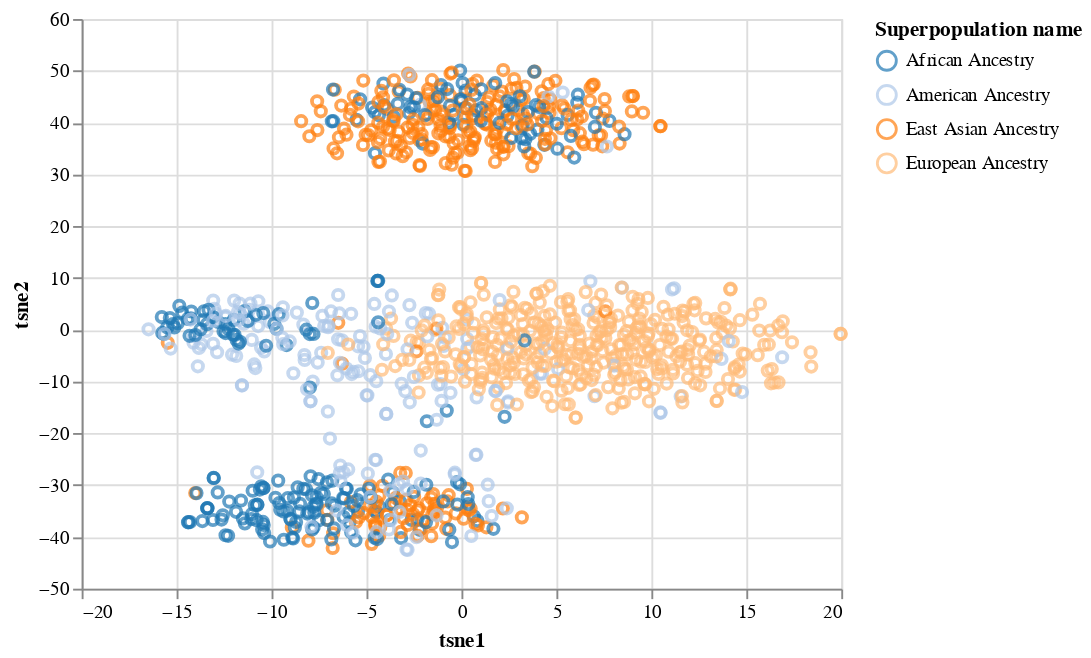

Notebook cell for this chart:
### Code cell
df_plot['tsne1'] = X_embedded[:,0]
df_plot['tsne2'] = X_embedded[:,1]

alt.Chart(df_plot).mark_point().encode(
    x='tsne1',
    y='tsne2',
    color=alt.Color('Superpopulation name', scale=alt.Scale(scheme="category20")),
)

### Figure 1 — Vega-Lite specification as saved in the notebook (floating-point values rounded to 4 significant figures; data arrays with more than 128 entries replaced by an {"elided": "..."} marker saying what was removed)
{"config": {"view": {"continuousWidth": 400, "continuousHeight": 300}}, "data": {"name": "data-69d52b58a18d2101ec7673e90526ca55"}, "mark": "point", "encoding": {"color": {"field": "Superpopulation name", "scale": {"scheme": "category20"}, "type": "nominal"}, "x": {"field": "tsne1", "type": "quantitative"}, "y": {"field": "tsne2", "type": "quantitative"}}, "$schema": "https://vega.github.io/schema/vega-lite/v4.17.0.json", "datasets": {"data-69d52b58a18d2101ec7673e90526ca55": {"elided": "1092 records"}}}
